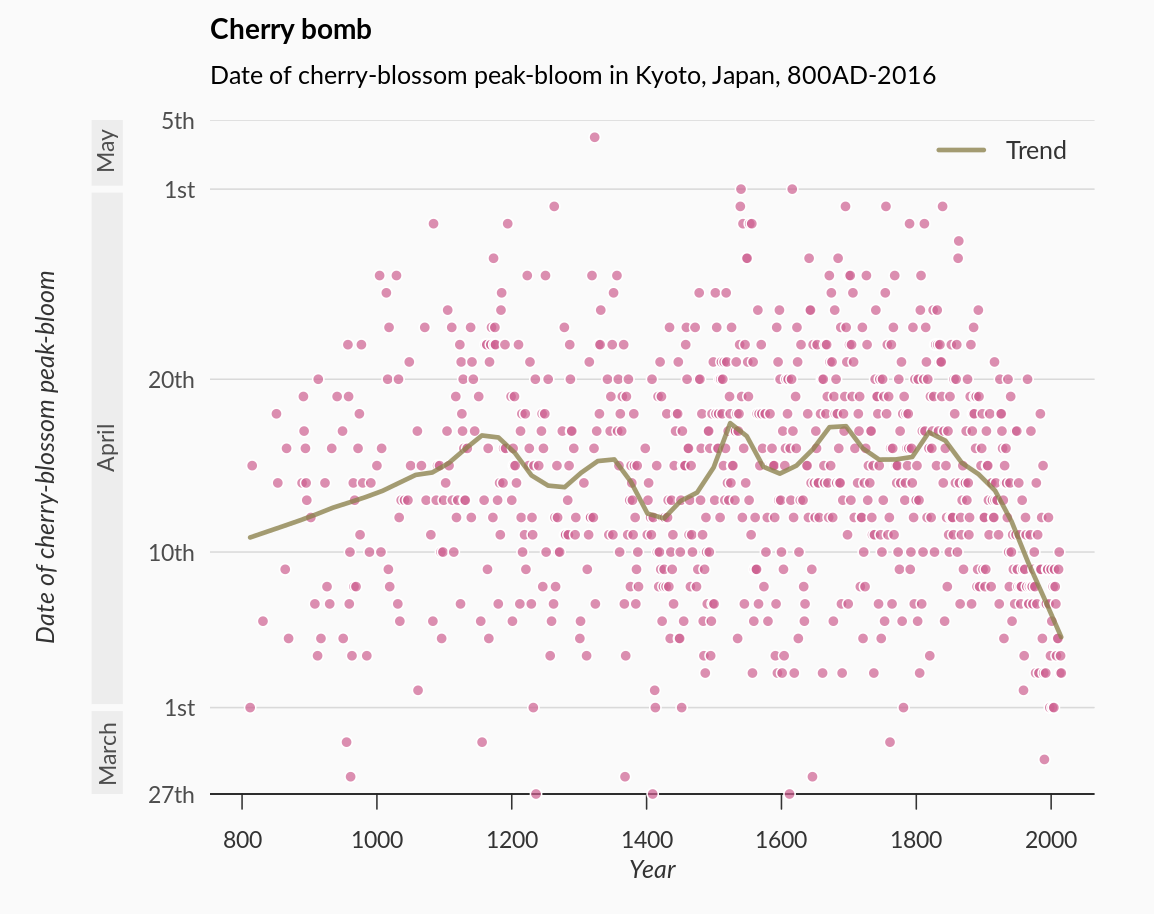

Source code (R):







dta <- readxl::read_excel("~/Dropbox/sakura/sakura.xls", skip = 25)

dta <- setNames(dta, make.names(names(dta), unique = T))
dta$blossom.date <- as.Date(paste0(sprintf("%04d", dta$AD), "0", dta$Full.flowering.date), format = "%Y%m%d")
dta$common.date <- as.Date(paste0("2000-", format(dta$blossom.date, "%m-%d")), "%Y-%m-%d")

y_locs <- as.Date(c("2000-03-27", "2000-04-01", "2000-04-10", "2000-04-20", "2000-05-01", "2000-05-05"))
y_labs <- c("27th", "1st", "10th", "20th", "1st", "5th")
cherry_col <- rgb(205, 96, 144, max = 255, alpha = 180) # hotpink3
loess_col <- rgb(139, 129, 76, max = 255, alpha = 200) # lightgoldenrod4


## cairo_pdf("~/Dropbox/sakura/sakura.pdf", 7.697917, 6.098535)

png("~/Dropbox/sakura/sakura.png", 1154.68755, 914.78025, res = 150)

par(bg = "gray98", yaxs = "i", family = "Lato", mar = c(4, 7, 4, 2))
plot.new()
plot.window(range(dta$AD), c(min(dta$common.date, na.rm = T), max(dta$common.date, na.rm = T) + 1))
axis(1, col.ticks = "gray20", col = "gray98", cex.axis = 0.9, col.axis = "gray20")
axis(2, at = y_locs, lab = y_labs, xpd = T, las = 1, tick = F, cex.axis = 0.9, col.axis = "gray30", line = -0.5)
abline(h = y_locs, col = "gray85")
abline(h = y_locs[1])
points(dta$AD, dta$common.date, bg = cherry_col, pch = 21, col = "white", xpd = T)
lines(loess.smooth(dta$AD, dta$common.date, span = 1/10), lwd = 3, col = loess_col)
mtext("Cherry bomb", adj = 0, line = 2.5, font = 2, cex = 1.1)
mtext("Date of cherry-blossom peak-bloom in Kyoto, Japan, 800AD-2016", adj = 0, line = 1)
mtext("Year", side = 1, line = 2, col = "gray20", font = 3)
segments(600, y_locs[1], 600, y_locs[2] - 0.2, xpd = T, lwd = 20, col = "gray93", lend = 1)
segments(600, y_locs[2] + 0.2, 600, y_locs[5] - 0.2, xpd = T, lwd = 20, col = "gray93", lend = 1)
segments(600, y_locs[5] + 0.2, 600, y_locs[6], xpd = T, lwd = 20, col = "gray93", lend = 1)
text(600, y_locs[1] + 2.3, labels = "March", srt = 90, xpd = T, cex = 0.9, col = "gray30")
text(600, y_locs[2] + 15, labels = "April", srt = 90, xpd = T, cex = 0.9, col = "gray30")
text(600, y_locs[5] + 2.2, labels = "May", srt = 90, xpd = T, cex = 0.9, col = "gray30")
mtext("Date of cherry-blossom peak-bloom", side = 2, line = 5, col = "gray20", font = 3)
legend(1800, y_locs[6], legend = "Trend", lty = 1, bty = "n", xpd = T, lwd = 3,
       col = loess_col, text.col = "gray20")

dev.off()

## dev.size("in") # 7.697917 6.098535
